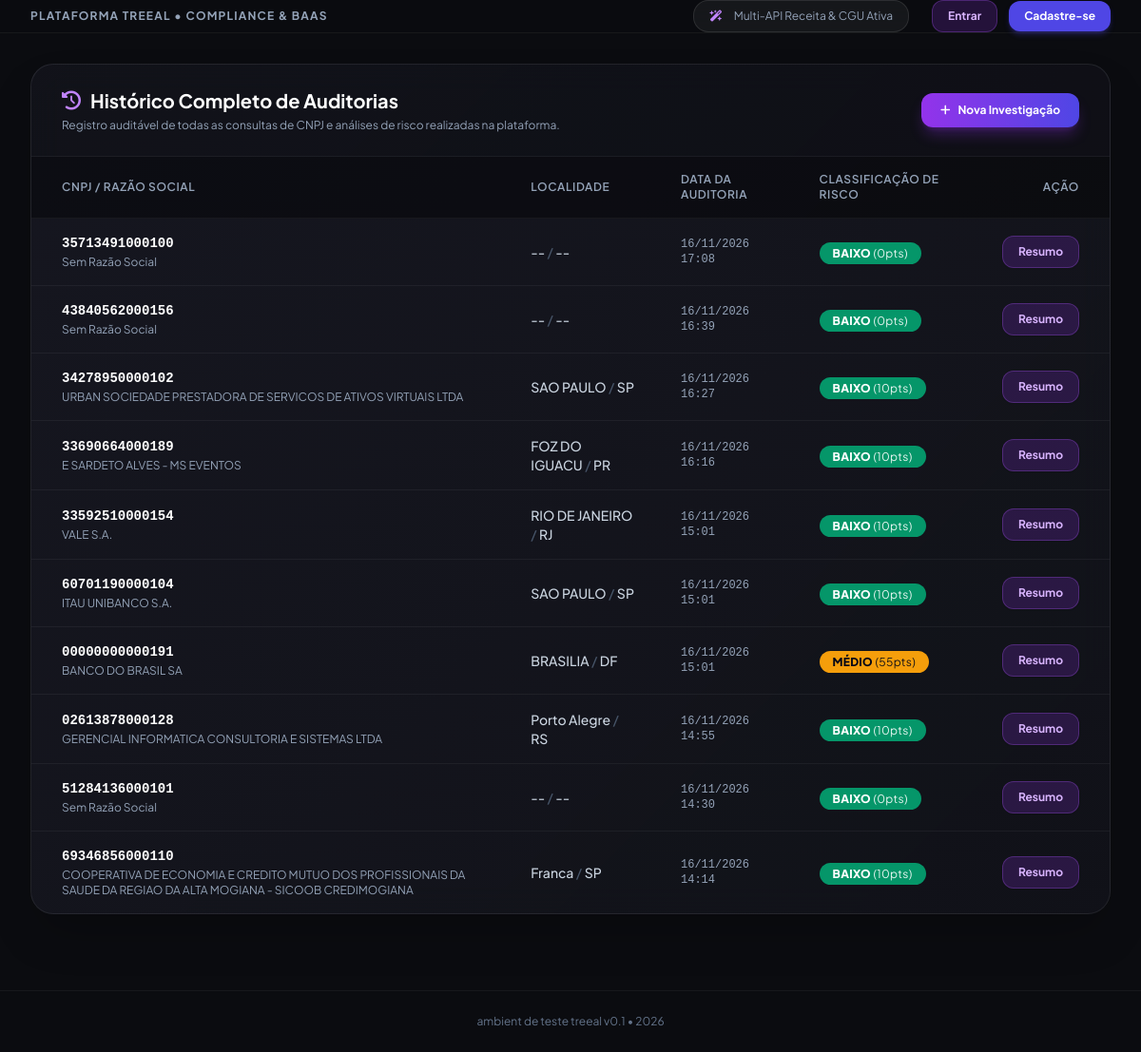
Screenshot of /historico/ with the database file from the repository.
### corporate_intel/models.py (models this page shows, shortened)
class EmpresaConsulta(models.Model):
    cnpj = models.CharField(max_length=14, unique=True, db_index=True)
    razao_social = models.CharField(max_length=255, blank=True, null=True)
    nome_fantasia = models.CharField(max_length=255, blank=True, null=True)
    situacao = models.CharField(max_length=50, blank=True, null=True)
    data_abertura = models.CharField(max_length=20, blank=True, null=True)
    capital_social = models.DecimalField(max_digits=15, decimal_places=2, default=0.0)
    natureza_juridica = models.CharField(max_length=255, blank=True, null=True)
    atividade_principal = models.TextField(blank=True, null=True)
    logradouro = models.CharField(max_length=255, blank=True, null=True)
    numero = models.CharField(max_length=50, blank=True, null=True)
    bairro = models.CharField(max_length=100, blank=True, null=True)
    municipio = models.CharField(max_length=100, blank=True, null=True)
    uf = models.CharField(max_length=2, blank=True, null=True)
    cep = models.CharField(max_length=10, blank=True, null=True)
    email = models.EmailField(blank=True, null=True)
    telefone = models.CharField(max_length=50, blank=True, null=True)
    socios = models.JSONField(default=list, blank=True)
    metodos_pagamento = models.JSONField(default=list, blank=True)
    compliance_processos = models.JSONField(default=dict, blank=True)
    risk_score = models.IntegerField(default=0)  # 0 a 100
    risk_level = models.CharField(max_length=20, default='BAIXO') # BAIXO, MÉDIO, ALTO
    motivos_risco = models.TextField(blank=True, null=True)
    criado_em = models.DateTimeField(auto_now_add=True)
    atualizado_em = models.DateTimeField(auto_now=True)

### corporate_intel/views.py (the view)
# urls.py: path('historico/', views.historico_view, name='historico'),
def historico_view(request):
    empresas = EmpresaConsulta.objects.all().order_by('-criado_em')
    context = {
        'empresas': empresas
    }
    return render(request, 'corporate_intel/historico.html', context)

### templates/corporate_intel/historico.html (shortened to what this page needs)
{% extends 'base.html' %}
{% block content %}
<div class="glass-card rounded-3xl shadow-2xl overflow-hidden mb-12">
    <div class="px-8 py-6 border-b border-white/5 flex flex-col sm:flex-row justify-between items-start sm:items-center gap-4 bg-black/20">
        <div>
            <h1 class="text-xl font-bold text-white flex items-center">
                <i class="fa-solid fa-history mr-2.5 text-purple-400"></i> Histórico Completo de Auditorias
            </h1>
            <p class="text-xs text-slate-400 mt-1">Registro auditável de todas as consultas de CNPJ e análises de risco realizadas na plataforma.</p>
        </div>
        <a href="{% url 'dashboard' %}" class="bg-gradient-to-r from-purple-600 to-indigo-600 hover:from-purple-500 hover:to-indigo-500 text-white px-5 py-2.5 rounded-xl text-xs font-bold transition flex items-center space-x-2 shadow-lg shadow-purple-600/30">
            <i class="fa-solid fa-plus"></i>
            <span>Nova Investigação</span>
        </a>
    </div>
    <div class="overflow-x-auto">
        <table class="w-full text-left border-collapse">
            <thead>
                <tr class="bg-black/40 text-slate-400 text-xs uppercase tracking-wider border-b border-white/5">
                    <th class="py-4 px-8 font-semibold">CNPJ / Razão Social</th>
                    <th class="py-4 px-6 font-semibold">Localidade</th>
                    <th class="py-4 px-6 font-semibold">Data da Auditoria</th>
                    <th class="py-4 px-6 font-semibold">Classificação de Risco</th>
                    <th class="py-4 px-8 font-semibold text-right">Ação</th>
                </tr>
            </thead>
            <tbody class="divide-y divide-white/5 text-sm">
                {% for emp in empresas %}
                <tr class="hover:bg-white/5 transition">
                    <td class="py-4 px-8">
                        <span class="font-mono font-bold text-white block text-sm">{{ emp.cnpj }}</span>
                        <span class="text-xs text-slate-400 block mt-0.5">{{ emp.razao_social|default:"Sem Razão Social" }}</span>
                    </td>
                    <td class="py-4 px-6 text-slate-300 font-medium">
                        {{ emp.municipio|default:"--" }} <span class="text-slate-600">/</span> {{ emp.uf|default:"--" }}
                    </td>
                    <td class="py-4 px-6 text-slate-400 text-xs font-mono">
                        {{ emp.criado_em|date:"d/m/Y H:i" }}
                    </td>
                    <td class="py-4 px-6">
                        <span class="px-3.5 py-1 text-xs rounded-full font-extrabold tracking-wide {% if emp.risk_level == 'ALTO' %}bg-red-600 text-white{% elif emp.risk_level == 'MÉDIO' %}bg-amber-500 text-slate-950{% else %}bg-emerald-600 text-white{% endif %}">
                            {{ emp.risk_level }} <span class="font-normal opacity-90">({{ emp.risk_score }}pts)</span>
                        </span>
                    </td>
                    <td class="py-4 px-8 text-right">
                        <a href="{% url 'detalhes_empresa' emp.pk %}" class="bg-purple-600/20 hover:bg-purple-600 text-purple-300 hover:text-white px-4 py-2 rounded-xl text-xs font-bold transition border border-purple-500/30 inline-flex items-center space-x-1.5 shadow-sm">
                            <span>Resumo</span>
                        </a>
                    </td>
                </tr>
                {% empty %}
                <tr>
                    <td colspan="5" class="py-16 text-center text-slate-500">
                        Nenhuma auditoria registrada no histórico.
                    </td>
                </tr>
                {% endfor %}
            </tbody>
        </table>
    </div>
</div>
{% endblock %}

### templates/base.html (style rules this page uses)
body { font-family: 'Plus Jakarta Sans', sans-serif; background-color: #0b0c10; color: #e2e8f0; }
.font-mono { font-family: 'JetBrains Mono', monospace; }
.glass-card { background: linear-gradient(135deg, rgba(26, 27, 38, 0.75) 0%, rgba(18, 19, 26, 0.85) 100%); backdrop-filter: blur(16px); border: 1px solid rgba(255, 255, 255, 0.07); }

### rows the page displays
EmpresaConsulta: cnpj "35713491000100", razao_social "Sem Razão Social", municipio "--", uf "--", criado_em "16/11/2026 17:08", risk_level "BAIXO", risk_score "0"
EmpresaConsulta: cnpj "43840562000156", razao_social "Sem Razão Social", municipio "--", uf "--", criado_em "16/11/2026 16:39", risk_level "BAIXO", risk_score "0"
EmpresaConsulta: cnpj "34278950000102", razao_social "URBAN SOCIEDADE PRESTADORA DE SERVICOS DE ATIVOS VIRTUAIS LTDA", municipio "SAO PAULO", uf "SP", criado_em "16/11/2026 16:27", risk_level "BAIXO", risk_score "10"
EmpresaConsulta: cnpj "33690664000189", razao_social "E SARDETO ALVES - MS EVENTOS", municipio "FOZ DO IGUACU", uf "PR", criado_em "16/11/2026 16:16", risk_level "BAIXO", risk_score "10"
EmpresaConsulta: cnpj "33592510000154", razao_social "VALE S.A.", municipio "RIO DE JANEIRO", uf "RJ", criado_em "16/11/2026 15:01", risk_level "BAIXO", risk_score "10"
EmpresaConsulta: cnpj "60701190000104", razao_social "ITAU UNIBANCO S.A.", municipio "SAO PAULO", uf "SP", criado_em "16/11/2026 15:01", risk_level "BAIXO", risk_score "10"
EmpresaConsulta: cnpj "00000000000191", razao_social "BANCO DO BRASIL SA", municipio "BRASILIA", uf "DF", criado_em "16/11/2026 15:01", risk_level "MÉDIO", risk_score "55"
EmpresaConsulta: cnpj "02613878000128", razao_social "GERENCIAL INFORMATICA CONSULTORIA E SISTEMAS LTDA", municipio "Porto Alegre", uf "RS", criado_em "16/11/2026 14:55", risk_level "BAIXO", risk_score "10"
EmpresaConsulta: cnpj "51284136000101", razao_social "Sem Razão Social", municipio "--", uf "--", criado_em "16/11/2026 14:30", risk_level "BAIXO", risk_score "0"
EmpresaConsulta: cnpj "69346856000110", razao_social "COOPERATIVA DE ECONOMIA E CREDITO MUTUO DOS PROFISSIONAIS DA SAUDE DA REGIAO DA ALTA MOGIANA - SICOOB CREDIMOGIANA", municipio "Franca", uf "SP", criado_em "16/11/2026 14:14", risk_level "BAIXO", risk_score "10"
